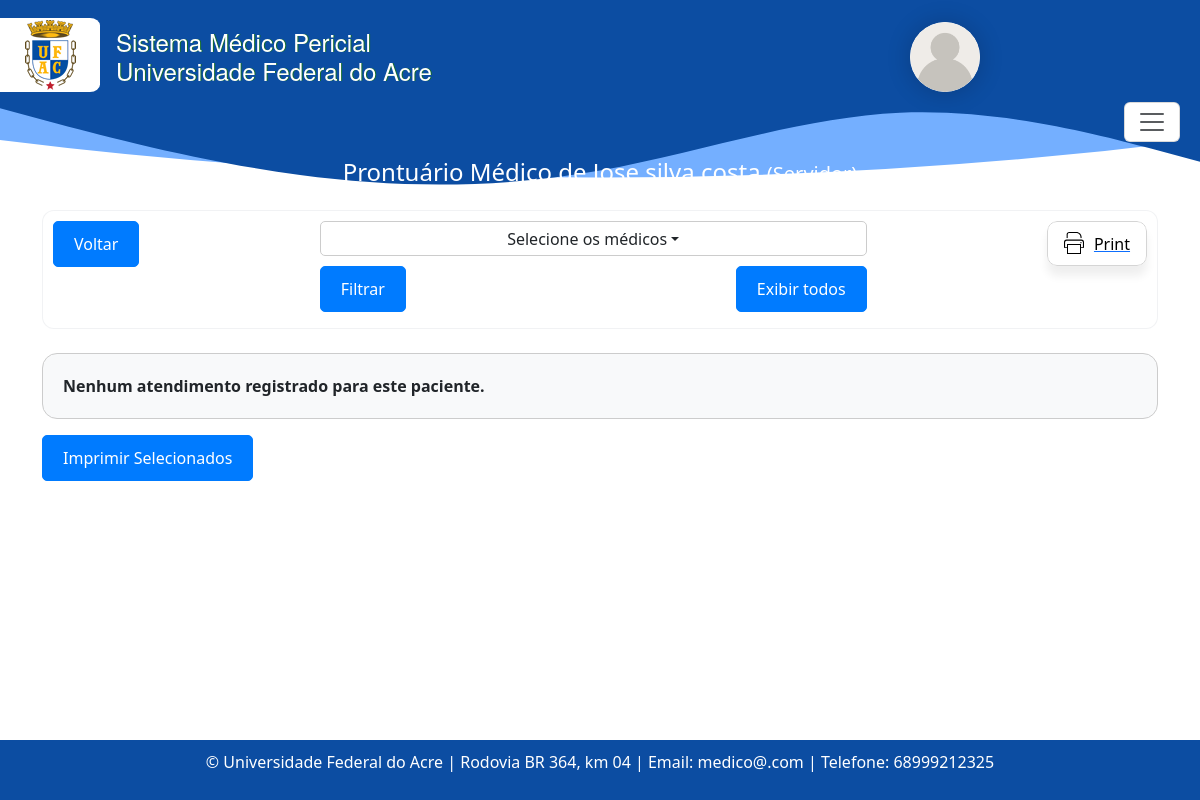
Page /prontuario_medico/27/ on the earlier database version.
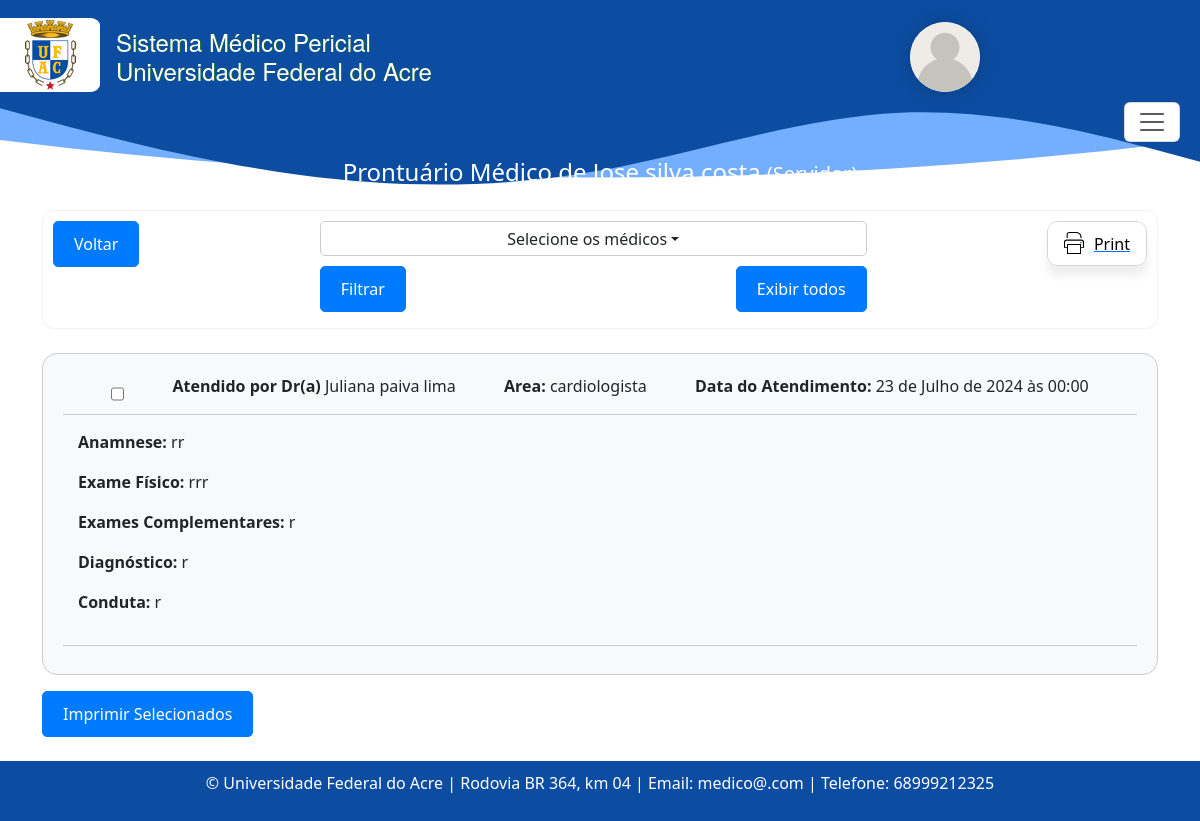
Same page on the later database version.
### consulta/models.py (models this page shows, shortened)
class Atendimento(models.Model):
    agendamento = models.OneToOneField('Agendamento', on_delete=models.CASCADE)
    anamnese = models.TextField()
    exame_fisico = models.TextField()
    exames_complementares = models.TextField()
    pdf_exames = models.FileField(upload_to='exames_pdfs/', null=True, blank=True)
    diagnostico = models.TextField()
    conduta = models.TextField()
    @property
    def profissional_saude(self):
        return self.agendamento.profissional_saude
    @property
    def data_atendimento(self):
        return self.agendamento.data_agendamento
    class Meta:
        ordering = ['agendamento', ]

class Agendamento(models.Model):
    TURNO_CHOICES = [
        ('manha', 'Manhã'),
        ('tarde', 'Tarde'),
    ]
    status_atendimento = models.CharField(max_length=20, choices=[
        ('confirmado', 'Confirmado'),
        ('ausente', 'Ausente'),
        ('pendente', 'Pendente'),
        ('cancelado', 'Cancelado'),
        ('atendido', 'Atendido'),
    ], default='pendente')
    paciente = models.ForeignKey(Paciente, on_delete=models.CASCADE)
    profissional_saude = models.ForeignKey(Profissionaldasaude, on_delete=models.CASCADE)
    data_agendamento = models.DateTimeField(u'Data Agendamento', blank=False, null=False)
    turno = models.CharField(max_length=10, choices=TURNO_CHOICES)
    prioridade_atendimento = models.BooleanField(default=False)
    justificativa_cancelamento = models.TextField(blank=True, null=True)
    class Meta:
        ordering = ['-data_agendamento', 'paciente__nome']
        verbose_name = 'Agendamento'
        verbose_name_plural = 'Agendamentos'

class Profissionaldasaude(models.Model):
    SEXO_CHOICES = [
        ('M', 'Masculino'),
        ('F', 'Feminino'),
        ('O', 'Outro')
    ]
    usuario = models.ForeignKey(User, blank=True, null=True, on_delete=models.CASCADE)
    nome = models.CharField('Nome Completo', max_length=100)
    nome_social = models.CharField(max_length=100, blank=True, null=True, verbose_name='Nome Social')
    data_nascimento = models.DateField(u'Data de Nascimento', validators=[data_nasc_valida])
    email = models.EmailField()
    rg = models.CharField(max_length=20)
    cpf = models.CharField(max_length=14, validators=[validate_cpf, MinLengthValidator(11)])
    sexo = models.CharField(max_length=1, choices=SEXO_CHOICES)
    identificacao_unica = models.CharField(max_length=50, default='')
    cep = models.CharField(max_length=9)
    cidade = models.CharField(max_length=50)
    bairro = models.CharField(max_length=50, default='')
    uf = models.CharField('UF', max_length=2, choices=UF_CHOICE, default='AC')
    numero = models.CharField(max_length=10)
    ddd_telefone = models.CharField('Telefone Celular', max_length=14, help_text='Com DDD.')
    complemento = models.CharField(max_length=100, blank=True, null=True, default='') # blank=True, null=True é pra dizer que não é obrigatorio
    area = models.CharField(max_length=50, default='')
    unidade_siass = models.CharField(max_length=50, default='')
    formacao = models.CharField(max_length=20)
    conselho = models.CharField(max_length=20)
    registro = models.CharField(max_length=20)
    class Meta:
        ordering = ['nome', ]
        verbose_name = 'Profissonal de saúde'
        verbose_name_plural = 'Profissonais de saúde'

### consulta/views.py (the view)
# urls.py: path('prontuario_medico/<int:paciente_id>/', views.prontuario_medico, name='prontuario_medico'),
def prontuario_medico(request, paciente_id):
    paciente = Paciente.objects.get(pk=paciente_id)
    atendimentos = Atendimento.objects.filter(agendamento__paciente=paciente)
    profissionais_saude = Profissionaldasaude.objects.all()  # Obter todos os médicos
    return render(request, 'consultas/prontuario_medico.html', {'paciente': paciente, 'atendimentos': atendimentos, 'profissionais_saude': profissionais_saude})

### consulta/context_processors.py (called while the page is built, shortened)
def user_info(request):
    user = request.user
    context = {
        'user': user,
        'profissional_saude': None,
        'administrativo': None,
    }
    return context

### templates/consultas/prontuario_medico.html (shortened to what this page needs)
{% extends 'base.html' %}
{% block content %}
  <h4 class="text-center mb-4 text-white">Prontuário Médico de {{ paciente.nome }} <span style="font-size: smaller; font-weight:lighter ;">({{ paciente.tipo_paciente }})</span></h4>
  <div class="d-flex justify-content-between pb-3 mb-4 pt-" id="glass">
    <a class="btn btn-primary" href="{% url 'pacienteListagem' %}" style="height: fit-content;">Voltar</a>
    <form id="filtro-form" class="col-md-6">
      <div class="row align-items-end">
        <div class="col-md-12" style="">
          <div class="dropdown">
            <label class="dropdown-toggle" id="dropdownMenuButton" data-toggle="dropdown" aria-haspopup="true" aria-expanded="false" style="display: flex; justify-content: center; align-items: center; background-color: #fff;">Selecione os médicos</label>
          </div>
          <div class="buttons">
            <button class="btn btn-primary">Filtrar</button>
            <button id="exibir-todos-btn" class="btn btn-primary">Exibir todos</button>
          </div>
        </div>
      </div>
    </form>
    <a href="{% url 'pdf_prontuario_medico' paciente.id %}?medicos={{ medicos_ids|join:',' }}" target="_blank" class="print-btn" style="border: none;">
      <button class="print-btn">
        <span class="printer-wrapper">
          <span class="printer-container">
          </span>
          <span class="printer-page-wrapper"><span class="printer-page"></span></span>
        </span>
        Print
      </button>
    </a>
  </div>
  <dl id="patient-info" style="background-color: #f8f9fa;">
    {% for atendimento in atendimentos %}
        <div id="" class="flex d-flex justify-content-evenly">
            <input type="checkbox" class="select-atendimento" value="{{ atendimento.id }}">
            <p><strong>Atendido por Dr(a) </strong><span>{{ atendimento.profissional_saude.nome }}</span></p>
            <p><strong>Area: </strong><span>{{ atendimento.profissional_saude.area }}</span></p>
            <p><strong>Data do Atendimento: </strong><span>{{ atendimento.data_atendimento }}</span></p>
        </div>
        <dd id="diag">
            <p><strong>Anamnese:</strong> {{ atendimento.anamnese }}<br /></p>
            <p><strong>Exame Físico:</strong> {{ atendimento.exame_fisico }}<br /></p>
            <p><strong>Exames Complementares:</strong> {{ atendimento.exames_complementares }}<br /></p>
            <p><strong>Diagnóstico:</strong> {{ atendimento.diagnostico }}<br /></p>
            <p><strong>Conduta:</strong> {{ atendimento.conduta }}<br /> </p>
        </dd>
    {% empty %}
        <dt>Nenhum atendimento registrado para este paciente.</dt>
    {% endfor %}
</dl>
<button id="print-selected" class="btn btn-primary">Imprimir Selecionados</button>
{% endblock %}

Differences in the rows shown:
added Atendimento: profissional_saude.nome "Juliana paiva lima", profissional_saude.area "cardiologista", data_atendimento "23 de Julho de 2024 às 00:00", anamnese "rr", exame_fisico "rrr", exames_complementares "r", diagnostico "r", conduta "r"
Other differences:
text no longer shown: "Nenhum atendimento registrado para este paciente."
